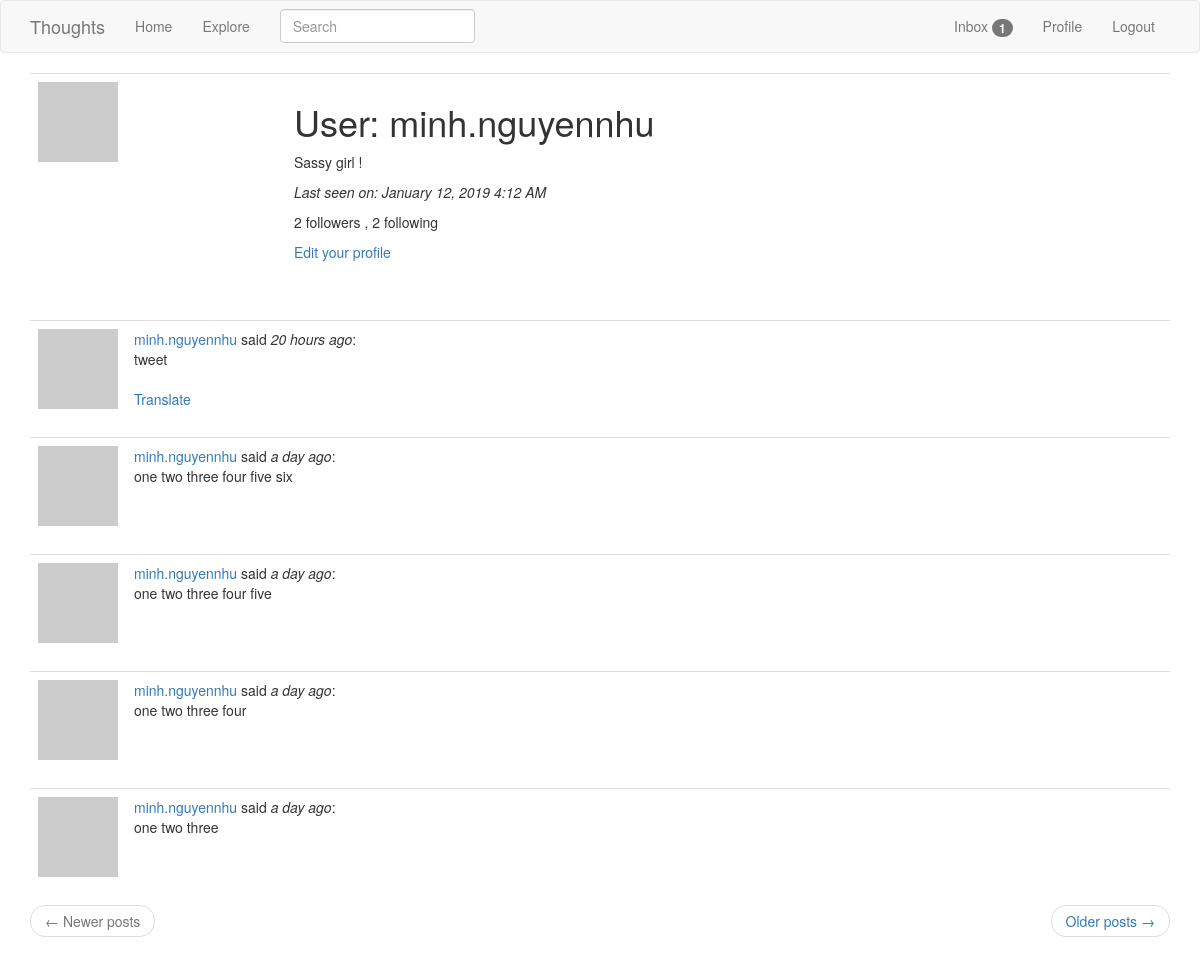
Screenshot of /user/minh.nguyennhu (signed in) with the database file from the repository.
### app/models.py (models this page shows, shortened)
class User(UserMixin, db.Model):
    id = db.Column(db.Integer, primary_key=True)
    username = db.Column(db.String(64), index=True, unique=True)
    email = db.Column(db.String(120), index=True, unique=True)
    about_me = db.Column(db.String(140))
    last_seen = db.Column(db.DateTime, default=datetime.utcnow)
    password_hash = db.Column(db.String(128))
    posts = db.relationship('Post', backref='author', lazy='dynamic')
    followed = db.relationship(
        'User', secondary=followers,
        primaryjoin=(followers.c.follower_id == id),
        secondaryjoin=(followers.c.followed_id == id),
        backref=db.backref('followers', lazy='dynamic'), lazy='dynamic'
    )
    notifications = db.relationship(
        'Notification',
        backref='user', lazy='dynamic'
    )
    messages_sent = db.relationship(
        'Message',
        foreign_keys='Message.sender_id',
        backref='author', lazy='dynamic'
    )
    messages_received = db.relationship(
        'Message',
        foreign_keys='Message.recipient_id',
        backref='recipient', lazy='dynamic'
    )
    last_message_read_time = db.Column(db.DateTime)
    def avatar(self, size):
        digest = md5(self.email.lower().encode('utf-8')).hexdigest()
        return 'https://www.gravatar.com/avatar/{}?d=identicon&s={}'.format(digest, size)
    def new_messages(self):
        last_read_time = self.last_message_read_time or datetime(1900, 1, 1)
        return Message.query.filter_by(recipient=self).filter(
            Message.timestamp > last_read_time).count()

class SearchableMixin(object):
    @classmethod
    def before_commit(cls, session):
        session._changes = {
            'add': list(session.new),
            'update': list(session.dirty),
            'delete': list(session.deleted)
        }
    @classmethod
    def after_commit(cls, session):
        for obj in session._changes['add']:
            if isinstance(obj, SearchableMixin):
                add_to_index(obj.__tablename__, obj)
        for obj in session._changes['update']:
            if isinstance(obj, SearchableMixin):
                add_to_index(obj.__tablename__, obj)
        for obj in session._changes['delete']:
            if isinstance(obj, SearchableMixin):
                remove_from_index(obj.__tablename__, obj)
        session._changes = None

class Post(SearchableMixin, db.Model):
    __searchable__ = ['body']
    id = db.Column(db.Integer, primary_key=True)
    body = db.Column(db.String(140))
    timestamp = db.Column(db.DateTime, index=True, default=datetime.utcnow)
    user_id = db.Column(db.Integer, db.ForeignKey('user.id'))
    language = db.Column(db.String(5))

### app/main/routes.py (the view)
@bp.route('/user/<username>', methods=['GET', 'POST'])
@login_required
def user(username):
    form = MessageForm()
    user = User.query.filter_by(username=username).first_or_404()
    page = request.args.get('page', 1, type=int)
    posts = user.posts.order_by(Post.timestamp.desc()).paginate(page, current_app.config['POSTS_PER_PAGE'], False)
    next_url = url_for('main.user', username=username, page=posts.next_num) if posts.has_next else None
    prev_url = url_for('main.user', username=username, page=posts.prev_num) if posts.has_prev else None
    if form.validate_on_submit():
        msg = Message(author=current_user, recipient=user, body=form.message.data)
        user.add_notification('unread_message_count', user.new_messages())
        db.session.add(msg)
        db.session.commit()
        flash(_('Your message has been sent to {}.'.format(user.username)))
    return render_template('user.html', user=user, posts=posts.items, next_url=next_url, prev_url=prev_url, form=form, recipient=username)

### app/main/forms.py
class SearchForm(FlaskForm):
    q = StringField(_l('Search'), validators=[DataRequired()])
    def __init__(self, *args, **kwargs):
        if 'formdata' not in kwargs:
            kwargs['formdata'] = request.args
        if 'csrf_enabled' not in kwargs:
            kwargs['csrf_enabled'] = False
        super(SearchForm, self).__init__(*args, **kwargs)

class MessageForm(FlaskForm):
    message = TextAreaField(_l('Message'), validators=[DataRequired(), Length(min=0, max=140)])
    submit = SubmitField(_l('Send'))

### app/main/routes.py (called while the page is built)
@bp.before_app_request
def before_request():
    if current_user.is_authenticated:
        current_user.last_seen = datetime.utcnow()
        db.session.commit()
        g.search_form = SearchForm()
    g.locale = str(get_locale())

### app/models.py (called while the page is built)
@login.user_loader
def load_user(id):
    return User.query.get(int(id))

### app/templates/user.html (shortened to what this page needs)
{% extends "base.html" %}
{% import 'bootstrap/wtf.html' as wtf %}
{% block app_content %}
    <table class="table table-hover">
        <tr>
            <td width="256px"><img src="{{ user.avatar(180) }}"></td>
            <td>
                <h1>{{ _('User') }}: {{ user.username }}</h1>
                {% if user.about_me %}<p>{{ user.about_me }}</p>{% endif %}
                {% if user.last_seen %}<p><i>{{ _('Last seen on') }}: {{ moment(user.last_seen).format('LLL') }}</i></p>{% endif %}
                <p>{{ _('%(count)d followers', count=user.followers.count()) }} , {{ _('%(count)d following', count=user.followed.count()) }}</p>
                {% if user == current_user %}
                <p><a href="{{ url_for('main.edit_profile') }}">{{ _('Edit your profile') }}</a></p>
                {% elif not current_user.is_following(user) %}
                <p><a href="{{ url_for('main.follow', username=user.username) }}">{{ _('Follow') }}</a></p>
                {% else %}
                <p><a href="{{ url_for('main.unfollow', username=user.username) }}">{{ _('Unfollow') }}</a></p>
                {% endif %}
            </td>
        </tr>
    </table>
    <br>
    {% for post in posts %}
        {% include '_post.html' %}
    {% endfor %}
    <nav aria-label="...">
        <ul class="pager">
            <li class="previous{% if not prev_url %} disabled{% endif %}">
                <a href="{{ prev_url or '#' }}">
                    <span aria-hidden="true">&larr;</span> Newer posts
                </a>
            </li>
            <li class="next{% if not next_url %} disabled{% endif %}">
                <a href="{{ next_url or '#' }}">
                    Older posts <span aria-hidden="true">&rarr;</span>
                </a>
            </li>
        </ul>
    </nav>
{% endblock %}

### app/templates/base.html (shortened to what this page needs)
{% extends 'bootstrap/base.html' %}
{% block navbar %}
    <nav class="navbar navbar-default">
        <div class="container">
            <div class="navbar-header">
                <a class="navbar-brand" href="{{ url_for('main.index') }}">Thoughts</a>
            </div>
            <div class="collapse navbar-collapse" id="bs-example-navbar-collapse-1">
                <ul class="nav navbar-nav">
                    <li><a href="{{ url_for('main.index') }}">{{ _('Home') }}</a></li>
                    <li><a href="{{ url_for('main.explore') }}">{{ _('Explore') }}</a></li>
                </ul>
                {% if g.search_form %}
                <form class="navbar-form navbar-left" method="get" action="{{ url_for('main.search') }}">
                    <div class="form-group">
                        {{ g.search_form.q(size=20, class='form-control',
                            placeholder=g.search_form.q.label.text) }}
                    </div>
                </form>
                {% endif %}
                <ul class="nav navbar-nav navbar-right">
                    {% if current_user.is_anonymous %}
                    <li><a href="{{ url_for('auth.login') }}">{{ _('Login') }}</a></li>
                    {% else %}
                    <li>
                        <a href="{{ url_for('main.messages') }}">
                            {{ _('Inbox') }}
                            {% set new_messages = current_user.new_messages() %}
                            <span id="message_count" class="badge" style="visibility: {% if new_messages %}visible
                                                                                      {% else %}hidden
                                                                                      {% endif %};">
                                {{ new_messages }}
                            </span>
                        </a>
                    </li>
                    <li><a href="{{ url_for('main.user', username=current_user.username) }}">{{ _('Profile') }}</a></li>
                    <li><a href="{{ url_for('auth.logout') }}">{{ _('Logout') }}</a></li>
                    {% endif %}
                </ul>
            </div>
        </div>
    </nav>
{% endblock %}
{% block content %}
    <div class="container">
        {% block app_content %}{% endblock %}
    </div>
{% endblock %}

### app/templates/_post.html (shortened to what this page needs)
<table class="table table-hovera">
    <tr>
        <td width="70px">
            <a href="{{ url_for('main.user', username=post.author.username) }}">
                <img src="{{ post.author.avatar(60) }}" />
            </a>
        </td>
        <td>
            {{ _('%(username)s said', username=user_link) }}
            <i>{{ _('%(when)s', when=moment(post.timestamp).fromNow()) }}</i>:
            <br>
            <span id="post{{ post.id }}">{{ post.body }}</span>
            {% if post.language and post.language != g.locale %}
            <br><br>
            <span id="translation{{ post.id }}">
                <a href="javascript:translate(
                            '#post{{ post.id }}',
                            '#translation{{ post.id }}',
                            '{{ post.language }}',
                            '{{ g.locale }}');">{{ _('Translate') }}</a>
            </span>
            {% endif %}
        </td>
    </tr>
</table>

### rows the page displays
User: username "minh.nguyennhu", about_me "Sassy girl !", last_seen "January 12, 2019 4:12 AM"
Post: body "tweet"
Post: body "one two three four five six"
Post: body "one two three four five"
Post: body "one two three four"
Post: body "one two three"

### other values shown
{{ new_messages }} "1"
